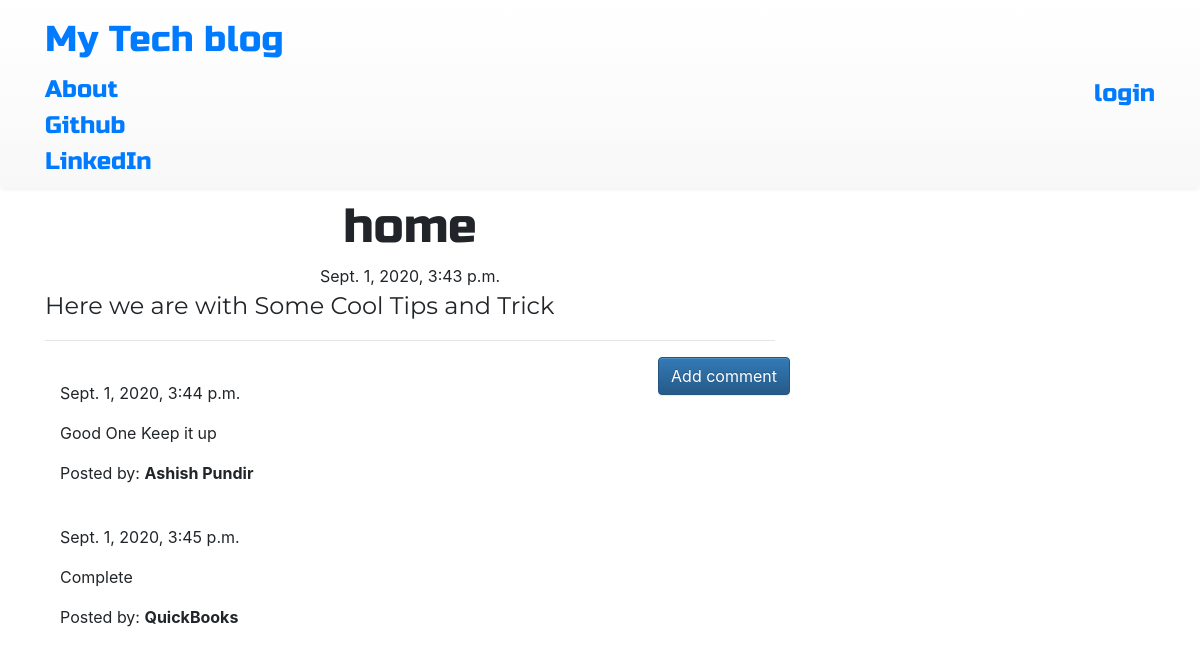
The app's page /post/1/ with its own data.
### app/models.py (models this page shows, shortened)
class Post(models.Model):
    author = models.ForeignKey('auth.User',on_delete=models.CASCADE)
    title = models.CharField(max_length=200)
    text = models.TextField()
    created_date = models.DateTimeField(default=timezone.now)
    published_date = models.DateTimeField(blank=True, null=True)

class Comment(models.Model):
    post = models.ForeignKey('app.Post', related_name='comments',on_delete=models.CASCADE)
    author = models.CharField(max_length=200)
    text = models.TextField()
    created_date = models.DateTimeField(default=timezone.now)
    approved_comment = models.BooleanField(default=False)

### app/views.py (the view)
# urls.py: path('post/<int:pk>/', views.PostDetailView.as_view(), name='post_detail'),
class PostDetailView(DetailView):
    model = Post
    template_name='blog/post_detail.html'

### app/templates/blog/post_detail.html (shortened to what this page needs)
{% extends 'blog/base.html' %}
{% block content %}
        <h1 class='posttitle loader'>{{ post.title }}</h1>
        {% if post.published_date %}
            <div class="date postdate">
                {{ post.published_date }}
            </div>
        {% else %}
            <a class="btn btn-default" href="{% url 'post_publish' pk=post.pk %}">Publish</a>
        {% endif %}
      <p class='postcontent' >{{ post.text|safe|linebreaksbr }}</p>
  <hr>
  <a class="btn btn-primary btn-comment" href="{% url 'add_comment_to_post' pk=post.pk %}">Add comment</a>
  <div class="container">
  {% for comment in post.comments.all %}
  <br>
      {% if user.is_authenticated or comment.approved_comment %}
              {{ comment.created_date }}
          <p>{{ comment.text|safe|linebreaks }}</p>
          <p>Posted by: <strong>{{ comment.author }}</strong></p>
      {% endif %}
  {% empty %}
      <p>No comments posted.</p>
  {% endfor %}
</div>
{% endblock %}

### app/templates/blog/base.html (shortened to what this page needs)
<!DOCTYPE html>
{% load static %}
<html>
    <head>
        <link rel="stylesheet" href="https://stackpath.bootstrapcdn.com/bootstrap/4.5.2/css/bootstrap.min.css">
        <link rel="stylesheet" href="https://maxcdn.bootstrapcdn.com/bootstrap/3.3.7/css/bootstrap-theme.min.css">
        <link rel="stylesheet" href="//cdn.jsdelivr.net/medium-editor/latest/css/medium-editor.min.css" type="text/css" media="screen" charset="utf-8">
        <link rel="stylesheet" href="{% static 'css/blog.css' %}">
<body class='loader'>
  <nav class="navbar navbar-default techfont custom-navbar">
    <div class="container">
      <ul class="nav navbar-nav">
        <li><a class='navbar-brand bigbrand' href="{%url 'post_list'%}">My Tech blog</a></li>
        <li><a href="{% url 'about'%}">About</a></li>
        <li><a href="https://www.github.com">Github</a></li>
        <li><a href="https://www.linkedin.com">LinkedIn</a></li>
      </ul>
      <ul class="nav navbar-nav navbar-right">
        {% if user.is_authenticated %}
        <li>
          <a href="{%url 'post_new' %}" >New Post</a>
        </li>
        <li>
          <a href="{%url 'draft' %}">Drafts</a>
        </li>
        <li>
          <a href="{%url 'logout'%}" >Log out</a>
        </li>
        <li>
          <a >Welcome: {{ user.username }}</a>
        </li>
          {% else %}
          <li><a class='nav navbar-right' href="http://127.0.0.1:8000/accounts/login/" ><span >login</span></a></li>
        {% endif %}
      </ul>
  </div>
</nav>
        <div class="content container">
            <div class="row">
                <div class="col-md-8">
                  <div class="blog_posts">
                    {% block content %}
                    {% endblock %}
                  </div>
                </div>
            </div>
        </div>
</body>
</html>

### app/static/css/blog.css (style rules this page uses)
.techfont { font-family: 'Russo One', sans-serif; font-size: 1.5em; margin-bottom: 10px; }
.postdate { text-align: center; }
.posttitle { font-family: 'Russo One', sans-serif; font-size: 3em; text-align: center; }
.postcontent { font-family: 'Montserrat'; font-size: 1.5em; }
.btn-comment { position: absolute; right: 0px; }
.bigbrand { font-size: 1.5em; }
.loader { filter:hue-rotate(0deg); color: linear-gradient(45deg,#0f8,#08f); animation:hue 5000ms infinite linear; }

### records on screen
Post: title "home", published_date "Sept. 1, 2020, 3:43 p.m.", text "Here we are with Some Cool Tips and Trick"
Comment: created_date "Sept. 1, 2020, 3:44 p.m.", text "Good One Keep it up", author "Ashish Pundir"
Comment: created_date "Sept. 1, 2020, 3:45 p.m.", text "Complete", author "QuickBooks"
